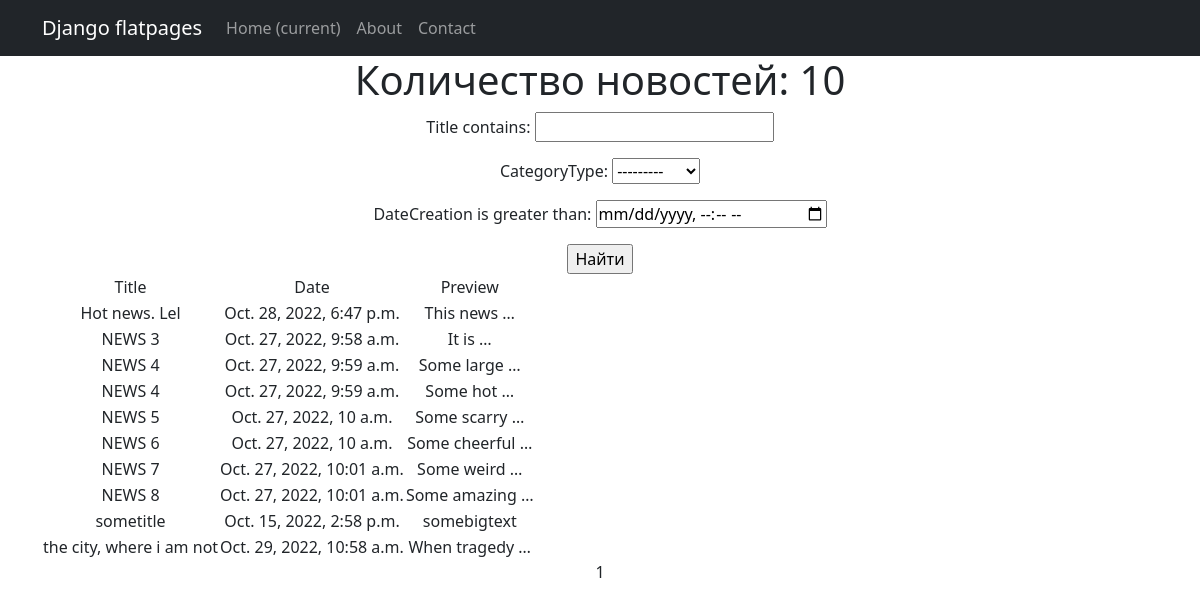
Page /news/ on the committed database.
### news/models.py (models this page shows, shortened)
class Post(models.Model):
    author = models.ForeignKey(Author, on_delete=models.CASCADE)
    NEWS = 'NW'
    ARTICLE = 'AR'
    CATEGORY_CHOISES = (
        (NEWS, 'Новость'),
        (ARTICLE, 'Статья'),
    )
    categoryType =  models.CharField(max_length= 2, choices=CATEGORY_CHOISES, default=ARTICLE)
    dateCreation = models.DateTimeField(auto_now_add=True)
    postCategory = models.ManyToManyField(Category, through='PostCategory')
    title = models.CharField(max_length=128)
    text = models.TextField()
    rating = models.SmallIntegerField(default=0)

### news/views.py (the view)
# urls.py: path('', PostList.as_view(), name='post_list'),
class PostList(ListView):
    model = Post
    ordering = 'title'
    template_name = 'news.html'
    context_object_name = 'post'
    paginate_by = 10
    def get_queryset(self):
        queryset = super().get_queryset()
        self.filterset = PostFilter(self.request.GET, queryset)
        return self.filterset.qs
    def get_context_data(self, **kwargs):
        context = super().get_context_data(**kwargs)
        context['filterset'] = self.filterset
        return context

### news/templatetags/custom_filters.py (called while the page is built)
@register.filter()
def censor(value):
    if not isinstance(value, str):
        raise TypeError(f"unresolved type '{type(value)}' expected  type 'str'")
    for word in value.split():
        if word.lower() in bad_words:
            value = value.replace(word, f"{word[0]}{'*' * (len(word) - 1)}")
    return value

### templates/news.html (shortened to what this page needs)
{% extends 'flatpages/default.html' %}
{% load custom_filters %}
{% block content %}
<h1>Количество новостей: {{post|length}}</h1>
<form action="" method="get">
  {{ filterset.form.as_p }}
  <input type="submit" value="Найти" />
</form>
<table>
    <tr>
        <td>Title</strong></td>
        <td>Date</strong></td>
        <td>Preview</strong></td>
    </tr>
    {% for posts in post %}
    <tr>
        <td>{{ posts.title|censor }}</td>
        <td>{{ posts.dateCreation }}</td>
        <td>{{ posts.text|truncatewords:2|censor }}</td>
    </tr>
    {% endfor %}
</table>
   {{ page_obj.number }}
{% endblock content %}

### rows in the picture
Post: title|censor "Hot news. Lel", dateCreation "Oct. 28, 2022, 6:47 p.m.", text|censor "This news …"
Post: title|censor "NEWS 3", dateCreation "Oct. 27, 2022, 9:58 a.m.", text|censor "It is …"
Post: title|censor "NEWS 4", dateCreation "Oct. 27, 2022, 9:59 a.m.", text|censor "Some large …"
Post: title|censor "NEWS 4", dateCreation "Oct. 27, 2022, 9:59 a.m.", text|censor "Some hot …"
Post: title|censor "NEWS 5", dateCreation "Oct. 27, 2022, 10 a.m.", text|censor "Some scarry …"
Post: title|censor "NEWS 6", dateCreation "Oct. 27, 2022, 10 a.m.", text|censor "Some cheerful …"
Post: title|censor "NEWS 7", dateCreation "Oct. 27, 2022, 10:01 a.m.", text|censor "Some weird …"
Post: title|censor "NEWS 8", dateCreation "Oct. 27, 2022, 10:01 a.m.", text|censor "Some amazing …"
Post: title|censor "sometitle", dateCreation "Oct. 15, 2022, 2:58 p.m.", text|censor "somebigtext"
Post: title|censor "the city, where i am not", dateCreation "Oct. 29, 2022, 10:58 a.m.", text|censor "When tragedy …"

### other values in the picture
{{ post|length }} "10"
{{ page_obj.number }} "1"
